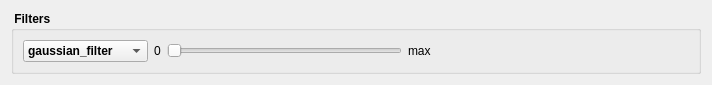
<?xml version="1.0" encoding="UTF-8"?>
<ui version="4.0">
 <class>Form</class>
 <widget class="QWidget" name="Form">
  <property name="geometry">
   <rect>
    <x>0</x>
    <y>0</y>
    <width>712</width>
    <height>78</height>
   </rect>
  </property>
  <property name="maximumSize">
   <size>
    <width>16777215</width>
    <height>78</height>
   </size>
  </property>
  <property name="windowTitle">
   <string>Form</string>
  </property>
  <layout class="QHBoxLayout" name="horizontalLayout_2">
   <item>
    <widget class="QGroupBox" name="groupBox">
     <property name="font">
      <font>
       <weight>75</weight>
       <bold>true</bold>
      </font>
     </property>
     <property name="title">
      <string> Filters </string>
     </property>
     <layout class="QHBoxLayout" name="horizontalLayout">
      <item>
       <widget class="QComboBox" name="filterComboBox">
        <property name="minimumSize">
         <size>
          <width>125</width>
          <height>0</height>
         </size>
        </property>
        <property name="editable">
         <bool>false</bool>
        </property>
        <item>
         <property name="text">
          <string extracomment="gaussian_filter">gaussian_filter</string>
         </property>
        </item>
        <item>
         <property name="text">
          <string extracomment="uniform_filter">uniform_filter</string>
         </property>
        </item>
        <item>
         <property name="text">
          <string extracomment="minimum_filter">minimum_filter</string>
         </property>
        </item>
        <item>
         <property name="text">
          <string extracomment="median_filter">median_filter</string>
         </property>
        </item>
        <item>
         <property name="text">
          <string extracomment="maximum_filter">maximum_filter</string>
         </property>
        </item>
       </widget>
      </item>
      <item>
       <widget class="QLabel" name="label">
        <property name="font">
         <font>
          <weight>50</weight>
          <bold>false</bold>
         </font>
        </property>
        <property name="text">
         <string>0</string>
        </property>
       </widget>
      </item>
      <item>
       <widget class="QSlider" name="filterSlider">
        <property name="minimumSize">
         <size>
          <width>135</width>
          <height>0</height>
         </size>
        </property>
        <property name="orientation">
         <enum>Qt::Horizontal</enum>
        </property>
       </widget>
      </item>
      <item>
       <widget class="QLabel" name="label_2">
        <property name="font">
         <font>
          <weight>50</weight>
          <bold>false</bold>
         </font>
        </property>
        <property name="text">
         <string>max</string>
        </property>
       </widget>
      </item>
      <item>
       <spacer name="horizontalSpacer">
        <property name="orientation">
         <enum>Qt::Horizontal</enum>
        </property>
        <property name="sizeHint" stdset="0">
         <size>
          <width>258</width>
          <height>20</height>
         </size>
        </property>
       </spacer>
      </item>
     </layout>
    </widget>
   </item>
  </layout>
 </widget>
 <resources/>
 <connections/>
</ui>
